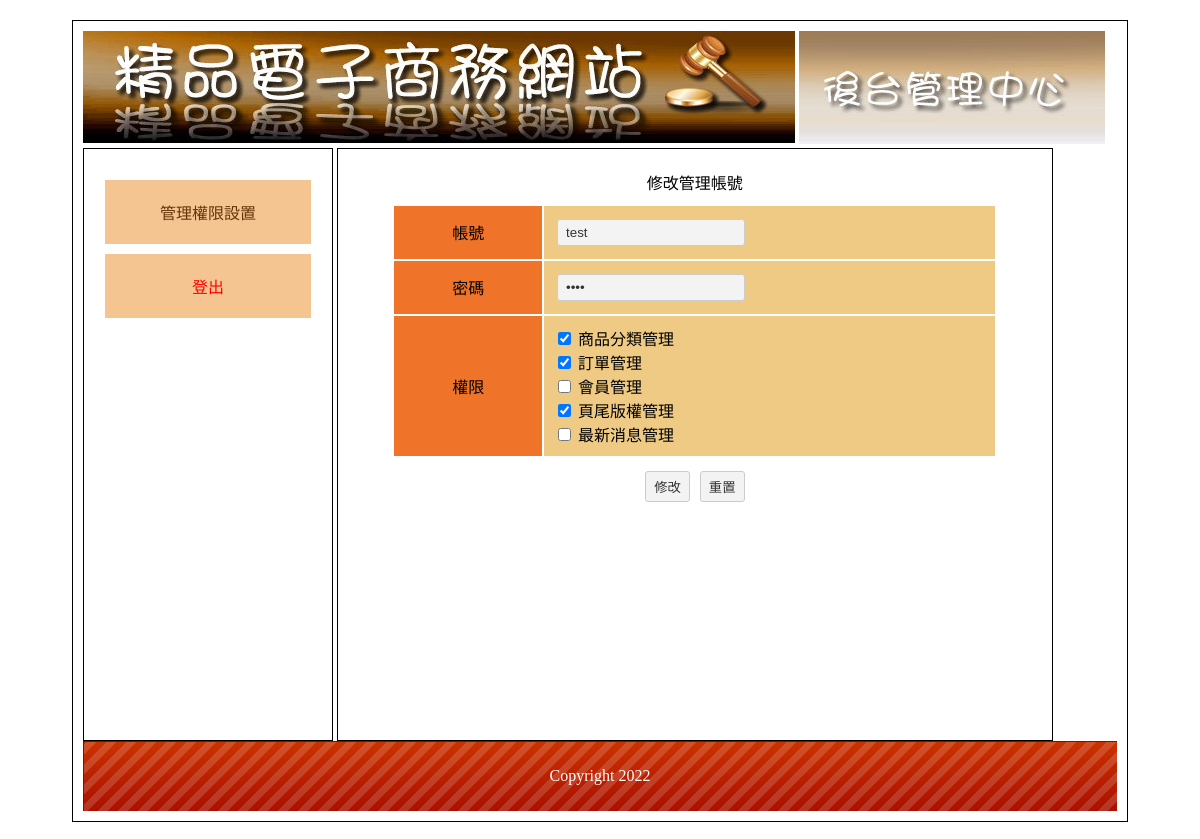
The app's page /filezilla/bq04/back.php?do=edit_admin&id=2 with its own data.
### tables this page shows
CREATE TABLE `bq4_admin` (
  `id` int(10) UNSIGNED NOT NULL,
  `acc` text NOT NULL COMMENT '帳號',
  `pw` text NOT NULL COMMENT '密碼',
  `pr` text NOT NULL COMMENT '權限'
);

CREATE TABLE `bq4_bottom` (
  `id` int(10) UNSIGNED NOT NULL,
  `bottom` text NOT NULL COMMENT '頁尾版權'
);

### filezilla/bq04/base.php (called while the page is built, shortened)
<?php
class DB
{
    protected $dsn = "mysql:host=localhost;charset=utf8;dbname=s1100401",
        $table,
        $pdo;
    function __construct($table)
    {
        $this->table = $table;
        $this->pdo = new PDO($this->dsn, $this->user = 's1100401', $this->pw = 's1100401');
    }
    function find($id)
    {
        $sql = "SELECT * FROM $this->table WHERE ";
        if (is_array($id)) {
            foreach ($id as $k => $v) {
                $tmp[] = "`$k`='$v'";
            }
            $sql .= implode(" AND ", $tmp);
        } else {
            $sql .= "`id`='$id'";
        }
        return $this->pdo->query($sql)->fetch(PDO::FETCH_ASSOC);
    }
}
$Admin = new DB('bq4_admin');
$Bottom = new DB('bq4_bottom');

### filezilla/bq04/back.php (the view, shortened to what this page needs)
<?php
include_once "base.php";
?>
<!DOCTYPE html PUBLIC "-//W3C//DTD XHTML 1.0 Transitional//EN" "http://www.w3.org/TR/xhtml1/DTD/xhtml1-transitional.dtd">
<html xmlns="http://www.w3.org/1999/xhtml">
<head>
	<link href="css/css.css" rel="stylesheet" type="text/css">
</head>
<body>
	<div id="main">
		<div id="top">
			<a href="?">
				<img src="icon/0416.jpg">
			</a>
			<img src="icon/0417.jpg">
		</div>
		<div id="left" class="ct">
			<div style="min-height:400px;">
				<a href="?do=admin">管理權限設置</a>
				<a href="javascript:logout('admin')" style="color:#f00;">登出</a>
			</div>
		</div>
		<div id="right">
			<?php
			$do = $_GET['do'] ?? "main";
			$file = "back/" . $do . ".php";
			if (file_exists($file)) {
				include $file;
			} else {
				include "front/main.php";
			}
			?>
		</div>
		<div id="bottom" style="line-height:70px; color:#FFF; background:url(icon/bot.png);" class="ct">
			<?= $Bottom->find(1)['bottom']; ?>
		</div>
	</div>
</body>
</html>

### filezilla/bq04/back/edit_admin.php (shortened to what this page needs)
<div class="ct">修改管理帳號</div>
<?php
$admin=$Admin->find($_GET['id']);
$pr=unserialize($admin['pr']);
?>
<form action="api/save_admin.php" method="post">
    <table class="all">
        <tr>
            <td class="tt ct">帳號</td>
            <td class="pp">
                <input type="text" name="acc" value="<?=$admin['acc'];?>">
            </td>
        </tr>
        <tr>
            <td class="tt ct">密碼</td>
            <td class="pp">
                <input type="password" name="pw" value="<?=$admin['pw'];?>">
            </td>
        </tr>
        <tr>
            <td class="tt ct">權限</td>
            <td class="pp">
                <div>
                    <input type="checkbox" name="pr[]" value="1" <?=(in_array(1,$pr))?"checked":"";?>>
                    商品分類管理
                </div>
                <div>
                    <input type="checkbox" name="pr[]" value="2" <?=(in_array(2,$pr))?"checked":"";?>>
                    訂單管理
                </div>
                <div>
                    <input type="checkbox" name="pr[]" value="3" <?=(in_array(3,$pr))?"checked":"";?>>
                    會員管理
                </div>
                <div>
                    <input type="checkbox" name="pr[]" value="4" <?=(in_array(4,$pr))?"checked":"";?>>
                    頁尾版權管理
                </div>
                <div>
                    <input type="checkbox" name="pr[]" value="5" <?=(in_array(5,$pr))?"checked":"";?>>
                    最新消息管理
                </div>
            </td>
        </tr>
    </table>
    <div class="ct">
        <input type="submit" value="修改">
        <input type="reset" value="重置">
    </div>
</form>

### filezilla/bq04/css/css.css (style rules this page uses)
body { font-family:"微軟正黑體"; }
#main { width:1034px; padding:10px; margin:20px auto 20px auto; border:#000 solid 1px; min-height:768px; }
#top a { color:#CE631C; text-decoration:none; }
#left { display:inline-block; width:20%; padding:2%; min-height:550px; vertical-align:top; border:#000 1px solid; }
#left a { display:block; padding:20px 5px 20px 5px; text-decoration:none; background:#F4C591; margin:10px auto 10px auto; color:#65350A; }
.ct { text-align:center; }
#right { display:inline-block; width:65%; padding:2%; min-height:550px; border:#000 1px solid; }
#bottom { height:70px; background:url(icon/bot.png); background-size:cover; }
.all { width:90%; margin:10px auto 10px auto; }
.all td { min-width:50px; padding:10px; }
.tt { background:#EF7429; }
.pp { background:#EFCA85; }
input[type=text],input[type=password],input[type=submit],button,.button,input[type=reset],input[type=button],select，textarea,input[type=number] { background:#F3F3F3; border:#CCC 1px solid; border-radius:3px; padding:5px 8px 5px 8px; text-decoration:none; margin:3px; color:#333; }
input[type=text],input[type=password] { width:170px; }

### records on screen
bq4_admin: acc "test", pr "☑"
bq4_bottom: bottom "Copyright 2022"
